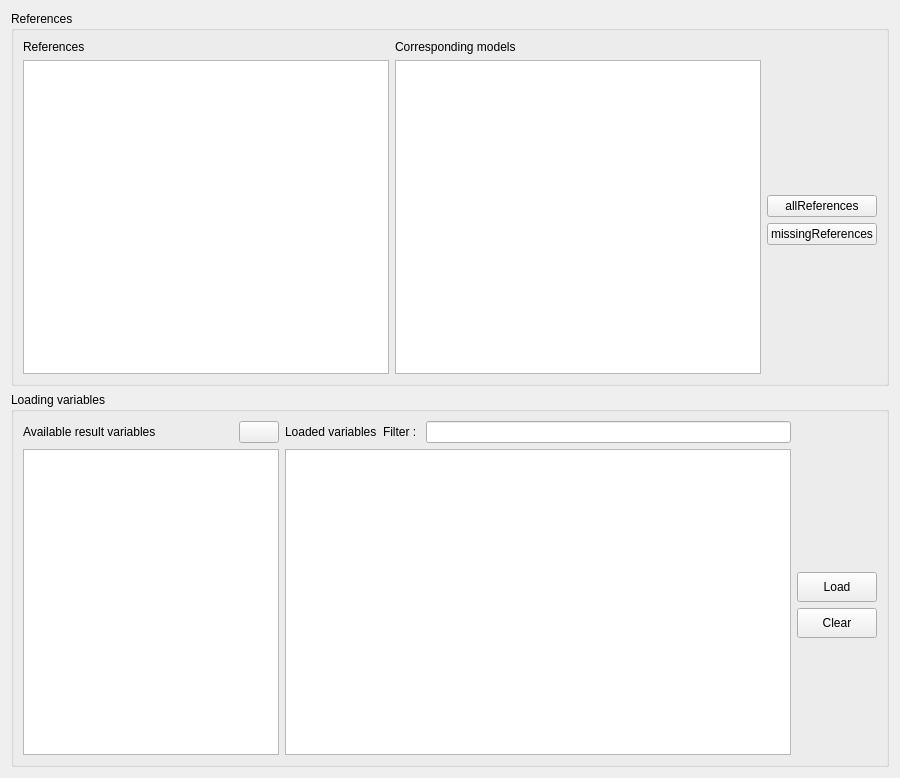
<?xml version="1.0" encoding="UTF-8"?>
<ui version="4.0">
 <class>WidgetEIInputVarsClass</class>
 <widget class="QWidget" name="WidgetEIInputVarsClass">
  <property name="geometry">
   <rect>
    <x>0</x>
    <y>0</y>
    <width>900</width>
    <height>778</height>
   </rect>
  </property>
  <property name="windowTitle">
   <string>Form</string>
  </property>
  <layout class="QGridLayout" name="gridLayout">
   <item row="0" column="0" rowspan="3">
    <widget class="QGroupBox" name="groupBox">
     <property name="title">
      <string>References</string>
     </property>
     <layout class="QGridLayout" name="gridLayout_4">
      <item row="0" column="0">
       <layout class="QGridLayout" name="gridLayout_3">
        <item row="2" column="0" rowspan="4">
         <widget class="QListWidget" name="listReferences"/>
        </item>
        <item row="0" column="0">
         <widget class="QLabel" name="label_4">
          <property name="text">
           <string>References</string>
          </property>
         </widget>
        </item>
        <item row="2" column="1" rowspan="4">
         <widget class="QListWidget" name="listReferencesModel"/>
        </item>
        <item row="0" column="1">
         <widget class="QLabel" name="label_5">
          <property name="text">
           <string>Corresponding models</string>
          </property>
         </widget>
        </item>
        <item row="3" column="2">
         <widget class="QPushButton" name="allReferences">
          <property name="text">
           <string>allReferences</string>
          </property>
         </widget>
        </item>
        <item row="4" column="2">
         <widget class="QPushButton" name="missingReferences">
          <property name="text">
           <string>missingReferences</string>
          </property>
         </widget>
        </item>
        <item row="2" column="2">
         <spacer name="verticalSpacer_2">
          <property name="orientation">
           <enum>Qt::Vertical</enum>
          </property>
          <property name="sizeHint" stdset="0">
           <size>
            <width>20</width>
            <height>40</height>
           </size>
          </property>
         </spacer>
        </item>
        <item row="5" column="2">
         <spacer name="verticalSpacer">
          <property name="orientation">
           <enum>Qt::Vertical</enum>
          </property>
          <property name="sizeHint" stdset="0">
           <size>
            <width>20</width>
            <height>40</height>
           </size>
          </property>
         </spacer>
        </item>
       </layout>
      </item>
     </layout>
    </widget>
   </item>
   <item row="5" column="0" rowspan="3">
    <widget class="QGroupBox" name="groupBox_2">
     <property name="title">
      <string>Loading variables</string>
     </property>
     <layout class="QGridLayout" name="gridLayout_5">
      <item row="0" column="0">
       <widget class="QLabel" name="label_2">
        <property name="text">
         <string>Available result variables</string>
        </property>
       </widget>
      </item>
      <item row="0" column="1">
       <widget class="QPushButton" name="pushRefreshList">
        <property name="sizePolicy">
         <sizepolicy hsizetype="Maximum" vsizetype="Fixed">
          <horstretch>0</horstretch>
          <verstretch>0</verstretch>
         </sizepolicy>
        </property>
        <property name="text">
         <string/>
        </property>
        <property name="icon">
         <iconset resource="../Resources/OMOptim.qrc">
          <normaloff>:/icons/Refresh</normaloff>:/icons/Refresh</iconset>
        </property>
       </widget>
      </item>
      <item row="0" column="2">
       <widget class="QLabel" name="label_3">
        <property name="text">
         <string>Loaded variables</string>
        </property>
       </widget>
      </item>
      <item row="0" column="3">
       <layout class="QHBoxLayout" name="horizontalLayout">
        <item>
         <widget class="QLabel" name="label">
          <property name="text">
           <string>Filter : </string>
          </property>
         </widget>
        </item>
        <item>
         <widget class="QLineEdit" name="lineVariableFilter"/>
        </item>
       </layout>
      </item>
      <item row="2" column="2" rowspan="4" colspan="2">
       <widget class="QTableView" name="tableLoadedVariables">
        <property name="selectionBehavior">
         <enum>QAbstractItemView::SelectRows</enum>
        </property>
       </widget>
      </item>
      <item row="2" column="4">
       <spacer name="verticalSpacer_4">
        <property name="orientation">
         <enum>Qt::Vertical</enum>
        </property>
        <property name="sizeHint" stdset="0">
         <size>
          <width>20</width>
          <height>40</height>
         </size>
        </property>
       </spacer>
      </item>
      <item row="3" column="4">
       <widget class="QPushButton" name="pushLoadVariables">
        <property name="minimumSize">
         <size>
          <width>0</width>
          <height>30</height>
         </size>
        </property>
        <property name="text">
         <string>Load</string>
        </property>
       </widget>
      </item>
      <item row="4" column="4">
       <widget class="QPushButton" name="pushClear">
        <property name="minimumSize">
         <size>
          <width>0</width>
          <height>30</height>
         </size>
        </property>
        <property name="text">
         <string>Clear</string>
        </property>
       </widget>
      </item>
      <item row="5" column="4">
       <spacer name="verticalSpacer_5">
        <property name="orientation">
         <enum>Qt::Vertical</enum>
        </property>
        <property name="sizeHint" stdset="0">
         <size>
          <width>20</width>
          <height>40</height>
         </size>
        </property>
       </spacer>
      </item>
      <item row="2" column="0" rowspan="4" colspan="2">
       <widget class="QListWidget" name="listAvailableVectors"/>
      </item>
     </layout>
    </widget>
   </item>
  </layout>
 </widget>
 <resources>
  <include location="../Resources/OMOptim.qrc"/>
 </resources>
 <connections/>
</ui>
